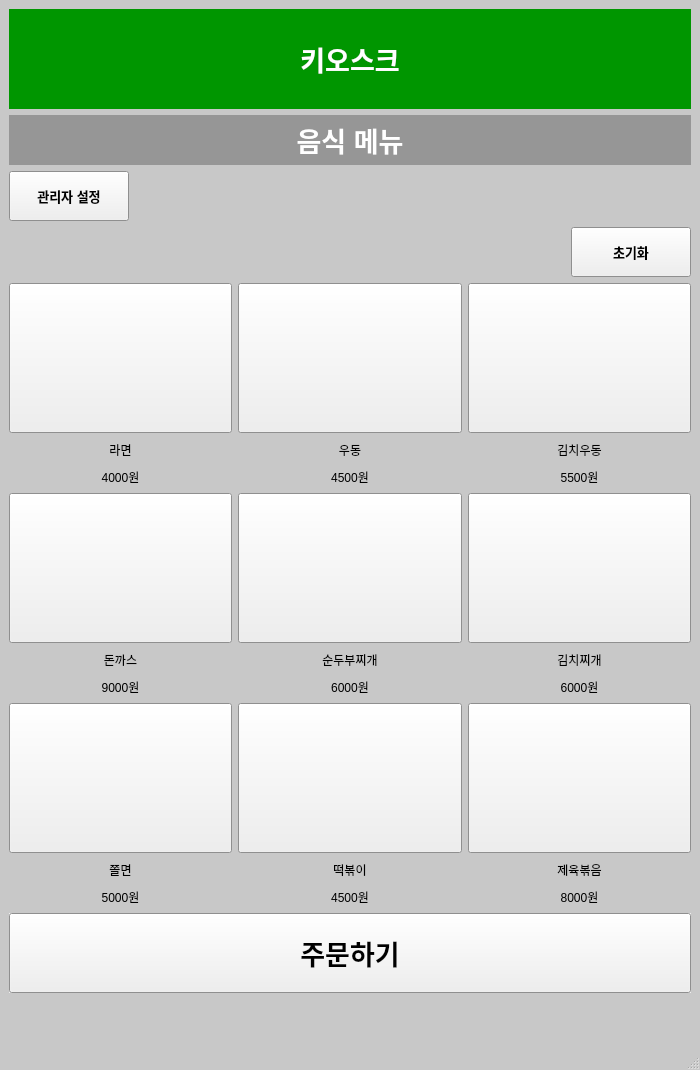
<?xml version="1.0" encoding="UTF-8"?>
<ui version="4.0">
 <class>Order</class>
 <widget class="QMainWindow" name="Order">
  <property name="geometry">
   <rect>
    <x>0</x>
    <y>0</y>
    <width>700</width>
    <height>1070</height>
   </rect>
  </property>
  <property name="palette">
   <palette>
    <active>
     <colorrole role="Base">
      <brush brushstyle="SolidPattern">
       <color alpha="255">
        <red>255</red>
        <green>255</green>
        <blue>255</blue>
       </color>
      </brush>
     </colorrole>
     <colorrole role="Window">
      <brush brushstyle="SolidPattern">
       <color alpha="255">
        <red>200</red>
        <green>200</green>
        <blue>200</blue>
       </color>
      </brush>
     </colorrole>
    </active>
    <inactive>
     <colorrole role="Base">
      <brush brushstyle="SolidPattern">
       <color alpha="255">
        <red>255</red>
        <green>255</green>
        <blue>255</blue>
       </color>
      </brush>
     </colorrole>
     <colorrole role="Window">
      <brush brushstyle="SolidPattern">
       <color alpha="255">
        <red>200</red>
        <green>200</green>
        <blue>200</blue>
       </color>
      </brush>
     </colorrole>
    </inactive>
    <disabled>
     <colorrole role="Base">
      <brush brushstyle="SolidPattern">
       <color alpha="255">
        <red>200</red>
        <green>200</green>
        <blue>200</blue>
       </color>
      </brush>
     </colorrole>
     <colorrole role="Window">
      <brush brushstyle="SolidPattern">
       <color alpha="255">
        <red>200</red>
        <green>200</green>
        <blue>200</blue>
       </color>
      </brush>
     </colorrole>
    </disabled>
   </palette>
  </property>
  <property name="windowTitle">
   <string>MainWindow</string>
  </property>
  <widget class="QWidget" name="centralwidget">
   <layout class="QGridLayout" name="gridLayout">
    <item row="0" column="0">
     <layout class="QVBoxLayout" name="verticalLayout">
      <item>
       <widget class="QLabel" name="Title">
        <property name="minimumSize">
         <size>
          <width>0</width>
          <height>100</height>
         </size>
        </property>
        <property name="maximumSize">
         <size>
          <width>16777215</width>
          <height>100</height>
         </size>
        </property>
        <property name="palette">
         <palette>
          <active>
           <colorrole role="WindowText">
            <brush brushstyle="SolidPattern">
             <color alpha="255">
              <red>255</red>
              <green>255</green>
              <blue>255</blue>
             </color>
            </brush>
           </colorrole>
           <colorrole role="Base">
            <brush brushstyle="SolidPattern">
             <color alpha="255">
              <red>255</red>
              <green>255</green>
              <blue>255</blue>
             </color>
            </brush>
           </colorrole>
           <colorrole role="Window">
            <brush brushstyle="SolidPattern">
             <color alpha="255">
              <red>0</red>
              <green>150</green>
              <blue>0</blue>
             </color>
            </brush>
           </colorrole>
          </active>
          <inactive>
           <colorrole role="WindowText">
            <brush brushstyle="SolidPattern">
             <color alpha="255">
              <red>255</red>
              <green>255</green>
              <blue>255</blue>
             </color>
            </brush>
           </colorrole>
           <colorrole role="Base">
            <brush brushstyle="SolidPattern">
             <color alpha="255">
              <red>255</red>
              <green>255</green>
              <blue>255</blue>
             </color>
            </brush>
           </colorrole>
           <colorrole role="Window">
            <brush brushstyle="SolidPattern">
             <color alpha="255">
              <red>0</red>
              <green>150</green>
              <blue>0</blue>
             </color>
            </brush>
           </colorrole>
          </inactive>
          <disabled>
           <colorrole role="WindowText">
            <brush brushstyle="SolidPattern">
             <color alpha="255">
              <red>120</red>
              <green>120</green>
              <blue>120</blue>
             </color>
            </brush>
           </colorrole>
           <colorrole role="Base">
            <brush brushstyle="SolidPattern">
             <color alpha="255">
              <red>0</red>
              <green>150</green>
              <blue>0</blue>
             </color>
            </brush>
           </colorrole>
           <colorrole role="Window">
            <brush brushstyle="SolidPattern">
             <color alpha="255">
              <red>0</red>
              <green>150</green>
              <blue>0</blue>
             </color>
            </brush>
           </colorrole>
          </disabled>
         </palette>
        </property>
        <property name="font">
         <font>
          <pointsize>20</pointsize>
          <weight>75</weight>
          <bold>true</bold>
          <underline>false</underline>
         </font>
        </property>
        <property name="autoFillBackground">
         <bool>true</bool>
        </property>
        <property name="text">
         <string>키오스크</string>
        </property>
        <property name="alignment">
         <set>Qt::AlignCenter</set>
        </property>
       </widget>
      </item>
      <item>
       <widget class="QLabel" name="Title_2">
        <property name="minimumSize">
         <size>
          <width>0</width>
          <height>50</height>
         </size>
        </property>
        <property name="maximumSize">
         <size>
          <width>16777215</width>
          <height>50</height>
         </size>
        </property>
        <property name="palette">
         <palette>
          <active>
           <colorrole role="WindowText">
            <brush brushstyle="SolidPattern">
             <color alpha="255">
              <red>255</red>
              <green>255</green>
              <blue>255</blue>
             </color>
            </brush>
           </colorrole>
           <colorrole role="Base">
            <brush brushstyle="SolidPattern">
             <color alpha="255">
              <red>255</red>
              <green>255</green>
              <blue>255</blue>
             </color>
            </brush>
           </colorrole>
           <colorrole role="Window">
            <brush brushstyle="SolidPattern">
             <color alpha="255">
              <red>150</red>
              <green>150</green>
              <blue>150</blue>
             </color>
            </brush>
           </colorrole>
          </active>
          <inactive>
           <colorrole role="WindowText">
            <brush brushstyle="SolidPattern">
             <color alpha="255">
              <red>255</red>
              <green>255</green>
              <blue>255</blue>
             </color>
            </brush>
           </colorrole>
           <colorrole role="Base">
            <brush brushstyle="SolidPattern">
             <color alpha="255">
              <red>255</red>
              <green>255</green>
              <blue>255</blue>
             </color>
            </brush>
           </colorrole>
           <colorrole role="Window">
            <brush brushstyle="SolidPattern">
             <color alpha="255">
              <red>150</red>
              <green>150</green>
              <blue>150</blue>
             </color>
            </brush>
           </colorrole>
          </inactive>
          <disabled>
           <colorrole role="WindowText">
            <brush brushstyle="SolidPattern">
             <color alpha="255">
              <red>120</red>
              <green>120</green>
              <blue>120</blue>
             </color>
            </brush>
           </colorrole>
           <colorrole role="Base">
            <brush brushstyle="SolidPattern">
             <color alpha="255">
              <red>150</red>
              <green>150</green>
              <blue>150</blue>
             </color>
            </brush>
           </colorrole>
           <colorrole role="Window">
            <brush brushstyle="SolidPattern">
             <color alpha="255">
              <red>150</red>
              <green>150</green>
              <blue>150</blue>
             </color>
            </brush>
           </colorrole>
          </disabled>
         </palette>
        </property>
        <property name="font">
         <font>
          <pointsize>20</pointsize>
          <weight>75</weight>
          <bold>true</bold>
          <underline>false</underline>
         </font>
        </property>
        <property name="autoFillBackground">
         <bool>true</bool>
        </property>
        <property name="text">
         <string>음식 메뉴</string>
        </property>
        <property name="alignment">
         <set>Qt::AlignCenter</set>
        </property>
       </widget>
      </item>
      <item>
       <layout class="QHBoxLayout" name="horizontalLayout_3">
        <item>
         <widget class="QPushButton" name="Admin">
          <property name="minimumSize">
           <size>
            <width>0</width>
            <height>50</height>
           </size>
          </property>
          <property name="maximumSize">
           <size>
            <width>120</width>
            <height>16777215</height>
           </size>
          </property>
          <property name="font">
           <font>
            <pointsize>10</pointsize>
            <weight>75</weight>
            <bold>true</bold>
           </font>
          </property>
          <property name="text">
           <string>관리자 설정</string>
          </property>
         </widget>
        </item>
        <item>
         <widget class="QLabel" name="label_6">
          <property name="maximumSize">
           <size>
            <width>16777215</width>
            <height>40</height>
           </size>
          </property>
          <property name="text">
           <string/>
          </property>
         </widget>
        </item>
       </layout>
      </item>
      <item>
       <layout class="QHBoxLayout" name="horizontalLayout">
        <item>
         <widget class="QLabel" name="label_2">
          <property name="maximumSize">
           <size>
            <width>16777215</width>
            <height>40</height>
           </size>
          </property>
          <property name="text">
           <string/>
          </property>
         </widget>
        </item>
        <item>
         <widget class="QPushButton" name="Reset">
          <property name="minimumSize">
           <size>
            <width>120</width>
            <height>50</height>
           </size>
          </property>
          <property name="maximumSize">
           <size>
            <width>120</width>
            <height>50</height>
           </size>
          </property>
          <property name="font">
           <font>
            <pointsize>10</pointsize>
            <weight>75</weight>
            <bold>true</bold>
           </font>
          </property>
          <property name="text">
           <string>초기화</string>
          </property>
         </widget>
        </item>
       </layout>
      </item>
      <item>
       <layout class="QGridLayout" name="gridLayout_2">
        <item row="8" column="0">
         <widget class="QLabel" name="foodLB7">
          <property name="maximumSize">
           <size>
            <width>300</width>
            <height>40</height>
           </size>
          </property>
          <property name="text">
           <string>쫄면</string>
          </property>
          <property name="alignment">
           <set>Qt::AlignCenter</set>
          </property>
         </widget>
        </item>
        <item row="3" column="0">
         <widget class="QLabel" name="foodLB_Pr_1">
          <property name="maximumSize">
           <size>
            <width>300</width>
            <height>40</height>
           </size>
          </property>
          <property name="text">
           <string>4000원</string>
          </property>
          <property name="alignment">
           <set>Qt::AlignCenter</set>
          </property>
         </widget>
        </item>
        <item row="4" column="0">
         <widget class="QPushButton" name="food4">
          <property name="minimumSize">
           <size>
            <width>150</width>
            <height>150</height>
           </size>
          </property>
          <property name="maximumSize">
           <size>
            <width>16777215</width>
            <height>16777215</height>
           </size>
          </property>
          <property name="text">
           <string/>
          </property>
         </widget>
        </item>
        <item row="1" column="1">
         <widget class="QPushButton" name="food2">
          <property name="minimumSize">
           <size>
            <width>150</width>
            <height>150</height>
           </size>
          </property>
          <property name="maximumSize">
           <size>
            <width>16777215</width>
            <height>16777215</height>
           </size>
          </property>
          <property name="text">
           <string/>
          </property>
         </widget>
        </item>
        <item row="3" column="1">
         <widget class="QLabel" name="foodLB_Pr_2">
          <property name="maximumSize">
           <size>
            <width>300</width>
            <height>40</height>
           </size>
          </property>
          <property name="text">
           <string>4500원</string>
          </property>
          <property name="alignment">
           <set>Qt::AlignCenter</set>
          </property>
         </widget>
        </item>
        <item row="8" column="1">
         <widget class="QLabel" name="foodLB8">
          <property name="maximumSize">
           <size>
            <width>300</width>
            <height>40</height>
           </size>
          </property>
          <property name="text">
           <string>떡볶이</string>
          </property>
          <property name="alignment">
           <set>Qt::AlignCenter</set>
          </property>
         </widget>
        </item>
        <item row="5" column="1">
         <widget class="QLabel" name="foodLB5">
          <property name="maximumSize">
           <size>
            <width>300</width>
            <height>40</height>
           </size>
          </property>
          <property name="text">
           <string>순두부찌개</string>
          </property>
          <property name="alignment">
           <set>Qt::AlignCenter</set>
          </property>
         </widget>
        </item>
        <item row="3" column="2">
         <widget class="QLabel" name="foodLB_Pr_3">
          <property name="maximumSize">
           <size>
            <width>300</width>
            <height>40</height>
           </size>
          </property>
          <property name="text">
           <string>5500원</string>
          </property>
          <property name="alignment">
           <set>Qt::AlignCenter</set>
          </property>
         </widget>
        </item>
        <item row="6" column="2">
         <widget class="QLabel" name="foodLB_Pr_6">
          <property name="maximumSize">
           <size>
            <width>300</width>
            <height>40</height>
           </size>
          </property>
          <property name="text">
           <string>6000원</string>
          </property>
          <property name="alignment">
           <set>Qt::AlignCenter</set>
          </property>
         </widget>
        </item>
        <item row="7" column="1">
         <widget class="QPushButton" name="food8">
          <property name="minimumSize">
           <size>
            <width>150</width>
            <height>150</height>
           </size>
          </property>
          <property name="maximumSize">
           <size>
            <width>16777215</width>
            <height>16777215</height>
           </size>
          </property>
          <property name="text">
           <string/>
          </property>
         </widget>
        </item>
        <item row="7" column="2">
         <widget class="QPushButton" name="food9">
          <property name="minimumSize">
           <size>
            <width>150</width>
            <height>150</height>
           </size>
          </property>
          <property name="maximumSize">
           <size>
            <width>16777215</width>
            <height>16777215</height>
           </size>
          </property>
          <property name="text">
           <string/>
          </property>
         </widget>
        </item>
        <item row="2" column="0">
         <widget class="QLabel" name="foodLB1">
          <property name="maximumSize">
           <size>
            <width>300</width>
            <height>40</height>
           </size>
          </property>
          <property name="text">
           <string>라면</string>
          </property>
          <property name="alignment">
           <set>Qt::AlignCenter</set>
          </property>
         </widget>
        </item>
        <item row="1" column="2">
         <widget class="QPushButton" name="food3">
          <property name="minimumSize">
           <size>
            <width>150</width>
            <height>150</height>
           </size>
          </property>
          <property name="maximumSize">
           <size>
            <width>16777215</width>
            <height>16777215</height>
           </size>
          </property>
          <property name="text">
           <string/>
          </property>
         </widget>
        </item>
        <item row="5" column="2">
         <widget class="QLabel" name="foodLB6">
          <property name="maximumSize">
           <size>
            <width>300</width>
            <height>40</height>
           </size>
          </property>
          <property name="text">
           <string>김치찌개</string>
          </property>
          <property name="alignment">
           <set>Qt::AlignCenter</set>
          </property>
         </widget>
        </item>
        <item row="7" column="0">
         <widget class="QPushButton" name="food7">
          <property name="minimumSize">
           <size>
            <width>150</width>
            <height>150</height>
           </size>
          </property>
          <property name="maximumSize">
           <size>
            <width>16777215</width>
            <height>16777215</height>
           </size>
          </property>
          <property name="text">
           <string/>
          </property>
         </widget>
        </item>
        <item row="8" column="2">
         <widget class="QLabel" name="foodLB9">
          <property name="maximumSize">
           <size>
            <width>300</width>
            <height>40</height>
           </size>
          </property>
          <property name="text">
           <string>제육볶음</string>
          </property>
          <property name="alignment">
           <set>Qt::AlignCenter</set>
          </property>
         </widget>
        </item>
        <item row="1" column="0">
         <widget class="QPushButton" name="food1">
          <property name="minimumSize">
           <size>
            <width>150</width>
            <height>150</height>
           </size>
          </property>
          <property name="maximumSize">
           <size>
            <width>16777215</width>
            <height>16777215</height>
           </size>
          </property>
          <property name="text">
           <string/>
          </property>
         </widget>
        </item>
        <item row="2" column="2">
         <widget class="QLabel" name="foodLB3">
          <property name="maximumSize">
           <size>
            <width>300</width>
            <height>40</height>
           </size>
          </property>
          <property name="text">
           <string>김치우동</string>
          </property>
          <property name="alignment">
           <set>Qt::AlignCenter</set>
          </property>
         </widget>
        </item>
        <item row="6" column="0">
         <widget class="QLabel" name="foodLB_Pr_4">
          <property name="maximumSize">
           <size>
            <width>300</width>
            <height>40</height>
           </size>
          </property>
          <property name="text">
           <string>9000원</string>
          </property>
          <property name="alignment">
           <set>Qt::AlignCenter</set>
          </property>
         </widget>
        </item>
        <item row="6" column="1">
         <widget class="QLabel" name="foodLB_Pr_5">
          <property name="maximumSize">
           <size>
            <width>300</width>
            <height>40</height>
           </size>
          </property>
          <property name="text">
           <string>6000원</string>
          </property>
          <property name="alignment">
           <set>Qt::AlignCenter</set>
          </property>
         </widget>
        </item>
        <item row="4" column="1">
         <widget class="QPushButton" name="food5">
          <property name="minimumSize">
           <size>
            <width>150</width>
            <height>150</height>
           </size>
          </property>
          <property name="maximumSize">
           <size>
            <width>16777215</width>
            <height>16777215</height>
           </size>
          </property>
          <property name="text">
           <string/>
          </property>
         </widget>
        </item>
        <item row="2" column="1">
         <widget class="QLabel" name="foodLB2">
          <property name="maximumSize">
           <size>
            <width>300</width>
            <height>40</height>
           </size>
          </property>
          <property name="text">
           <string>우동</string>
          </property>
          <property name="alignment">
           <set>Qt::AlignCenter</set>
          </property>
         </widget>
        </item>
        <item row="5" column="0">
         <widget class="QLabel" name="foodLB4">
          <property name="maximumSize">
           <size>
            <width>300</width>
            <height>40</height>
           </size>
          </property>
          <property name="text">
           <string>돈까스</string>
          </property>
          <property name="alignment">
           <set>Qt::AlignCenter</set>
          </property>
         </widget>
        </item>
        <item row="4" column="2">
         <widget class="QPushButton" name="food6">
          <property name="minimumSize">
           <size>
            <width>150</width>
            <height>150</height>
           </size>
          </property>
          <property name="maximumSize">
           <size>
            <width>16777215</width>
            <height>16777215</height>
           </size>
          </property>
          <property name="text">
           <string/>
          </property>
         </widget>
        </item>
        <item row="9" column="0">
         <widget class="QLabel" name="foodLB_Pr_7">
          <property name="maximumSize">
           <size>
            <width>300</width>
            <height>40</height>
           </size>
          </property>
          <property name="text">
           <string>5000원</string>
          </property>
          <property name="alignment">
           <set>Qt::AlignCenter</set>
          </property>
         </widget>
        </item>
        <item row="9" column="1">
         <widget class="QLabel" name="foodLB_Pr_8">
          <property name="maximumSize">
           <size>
            <width>300</width>
            <height>40</height>
           </size>
          </property>
          <property name="text">
           <string>4500원</string>
          </property>
          <property name="alignment">
           <set>Qt::AlignCenter</set>
          </property>
         </widget>
        </item>
        <item row="9" column="2">
         <widget class="QLabel" name="foodLB_Pr_9">
          <property name="maximumSize">
           <size>
            <width>300</width>
            <height>40</height>
           </size>
          </property>
          <property name="text">
           <string>8000원</string>
          </property>
          <property name="alignment">
           <set>Qt::AlignCenter</set>
          </property>
         </widget>
        </item>
       </layout>
      </item>
      <item>
       <widget class="QPushButton" name="Orderlist">
        <property name="minimumSize">
         <size>
          <width>0</width>
          <height>80</height>
         </size>
        </property>
        <property name="font">
         <font>
          <pointsize>20</pointsize>
          <weight>75</weight>
          <bold>true</bold>
         </font>
        </property>
        <property name="autoFillBackground">
         <bool>true</bool>
        </property>
        <property name="text">
         <string>주문하기</string>
        </property>
        <property name="checkable">
         <bool>false</bool>
        </property>
        <property name="flat">
         <bool>false</bool>
        </property>
       </widget>
      </item>
      <item>
       <widget class="QLabel" name="label_4">
        <property name="maximumSize">
         <size>
          <width>16777215</width>
          <height>40</height>
         </size>
        </property>
        <property name="text">
         <string/>
        </property>
       </widget>
      </item>
     </layout>
    </item>
   </layout>
  </widget>
  <widget class="QMenuBar" name="menubar">
   <property name="geometry">
    <rect>
     <x>0</x>
     <y>0</y>
     <width>700</width>
     <height>26</height>
    </rect>
   </property>
  </widget>
  <widget class="QStatusBar" name="statusbar"/>
 </widget>
 <resources/>
 <connections/>
</ui>
